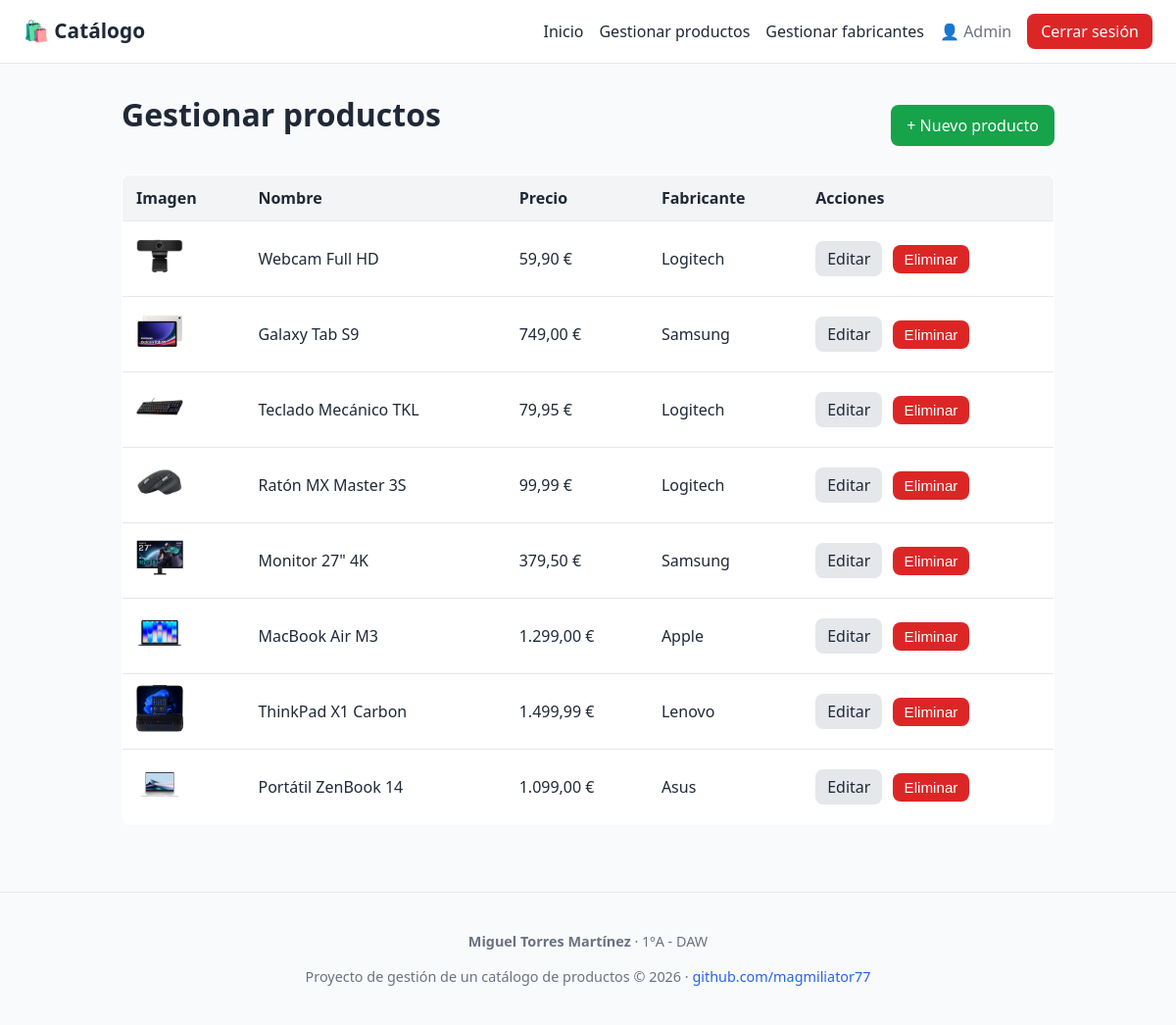
The app's page /admin/productos.php (signed in) with its own data.
### tables this page shows
CREATE TABLE producto (
    id            INT AUTO_INCREMENT PRIMARY KEY,
    nombre        VARCHAR(100)   NOT NULL,
    descripcion   TEXT           DEFAULT NULL,
    precio        DECIMAL(10,2)  NOT NULL DEFAULT 0.00,
    imagen        VARCHAR(255)   DEFAULT NULL,    
    id_fabricante INT            DEFAULT NULL,
    CONSTRAINT fk_producto_fabricante
        FOREIGN KEY (id_fabricante) REFERENCES fabricante(id)
        ON DELETE SET NULL     
        ON UPDATE CASCADE
);

CREATE TABLE fabricante (
    id     INT AUTO_INCREMENT PRIMARY KEY,
    nombre VARCHAR(100) NOT NULL
);

### admin/productos.php (the view, shortened to what this page needs)
<?php
$pdo = require __DIR__ . '/../config/database.php';
$productos = $pdo->query(
    "SELECT p.*, f.nombre AS fabricante
     FROM producto p
     LEFT JOIN fabricante f ON p.id_fabricante = f.id
     ORDER BY p.id DESC"
)->fetchAll();
require __DIR__ . '/../includes/header.php';
?>
<div class="admin-cabecera">
    <h1>Gestionar productos</h1>
    <a class="btn-nuevo" href="producto_form.php">+ Nuevo producto</a>
</div>
<table class="tabla">
    <thead>
        <tr>
            <th>Imagen</th>
            <th>Nombre</th>
            <th>Precio</th>
            <th>Fabricante</th>
            <th>Acciones</th>
        </tr>
    </thead>
    <tbody>
        <?php foreach ($productos as $p): ?>
            <tr>
                <td>
                    <?php if (!empty($p['imagen'])): ?>
                        <img class="mini" src="../uploads/<?= htmlspecialchars($p['imagen']) ?>" alt="">
                    <?php else: ?>
                        <span class="sin-imagen mini">—</span>
                    <?php endif; ?>
                </td>
                <td><?= htmlspecialchars($p['nombre']) ?></td>
                <td><?= number_format($p['precio'], 2, ',', '.') ?> &euro;</td>
                <td><?= htmlspecialchars($p['fabricante'] ?? 'Sin fabricante') ?></td>
                <td class="acciones">
                    <a class="btn-editar" href="producto_form.php?id=<?= (int) $p['id'] ?>">Editar</a>
                    <form method="post" action="productos.php" class="form-inline"
                          onsubmit="return confirm('¿Eliminar el producto «<?= htmlspecialchars(addslashes($p['nombre'])) ?>»?');">
                        <button type="submit" class="btn-eliminar">Eliminar</button>
                    </form>
                </td>
            </tr>
        <?php endforeach; ?>
    </tbody>
</table>
<?php require __DIR__ . '/../includes/footer.php'; ?>

### css/style.css (style rules this page uses)
:root { --color-principal: #2563eb; --color-principal-osc: #1d4ed8; --color-texto: #1f2937; --color-suave: #6b7280; --color-borde: #e5e7eb; --color-fondo: #f9fafb; --color-ok: #16a34a; --color-error: #dc2626; --radio: 8px; }
* { box-sizing: border-box; }
body { margin: 0; font-family: system-ui, -apple-system, "Segoe UI", Roboto, sans-serif; color: var(--color-texto); background: var(--color-fondo); line-height: 1.5; }
a { color: var(--color-principal); text-decoration: none; }
h1 { margin-top: 0; }
button { padding: 9px 18px; background: var(--color-principal); color: #fff; border: none; border-radius: var(--radio); font-size: 1rem; cursor: pointer; }
.admin-cabecera { display: flex; justify-content: space-between; align-items: center; flex-wrap: wrap; gap: 10px; }
.btn-nuevo { padding: 9px 16px; background: var(--color-ok); color: #fff !important; border-radius: var(--radio); }
.tabla { width: 100%; border-collapse: collapse; background: #fff; margin-top: 16px; border: 1px solid var(--color-borde); border-radius: var(--radio); overflow: hidden; }
.tabla th, .tabla td { padding: 11px 14px; text-align: left; border-bottom: 1px solid var(--color-borde); vertical-align: middle; }
.tabla thead { background: #f3f4f6; }
.tabla img.mini { width: 48px; height: 48px; object-fit: cover; border-radius: 6px; }
.acciones { white-space: nowrap; }
.acciones > * { display: inline-block; vertical-align: middle; }
.acciones .btn-editar { margin-right: 6px; }
.form-inline { margin: 0; display: inline-block; }
.btn-editar { padding: 6px 12px; background: #e5e7eb; color: var(--color-texto) !important; border-radius: var(--radio); }
.btn-eliminar { padding: 6px 12px; background: var(--color-error); font-size: .95rem; }

### records on screen
producto: imagen (picture), nombre "Webcam Full HD", precio "59,90", id_fabricante.nombre "Logitech"
producto: imagen (picture), nombre "Galaxy Tab S9", precio "749,00", id_fabricante.nombre "Samsung"
producto: imagen (picture), nombre "Teclado Mecánico TKL", precio "79,95", id_fabricante.nombre "Logitech"
producto: imagen (picture), nombre "Ratón MX Master 3S", precio "99,99", id_fabricante.nombre "Logitech"
producto: imagen (picture), nombre "Monitor 27\" 4K", precio "379,50", id_fabricante.nombre "Samsung"
producto: imagen (picture), nombre "MacBook Air M3", precio "1.299,00", id_fabricante.nombre "Apple"
producto: imagen (picture), nombre "ThinkPad X1 Carbon", precio "1.499,99", id_fabricante.nombre "Lenovo"
producto: imagen (picture), nombre "Portátil ZenBook 14", precio "1.099,00", id_fabricante.nombre "Asus"

### other values on screen
nombreUsuario() "Admin"
